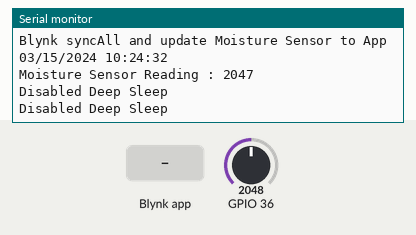
Recording of a sketch running on a simulated ESP32. Shown: the last lines printed to the serial monitor. Inputs (shaded band) come from the test bench; at power-on: GPIO 36 = 2048. WiFi joins after 1.5 s; servers stay silent unless stated; the local clock reads 2024-03-15 10:24:30 at power-on unless the sketch sets it. At 10.3 s the program puts the board to deep sleep or switches it off; the recording ends there.

Above: at 3.5 s.
3.6 s: Blynk app writes 1 to V0
At 4.2 s:
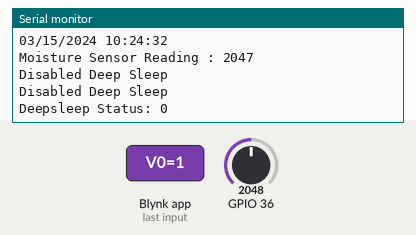
5.1 s: GPIO 36 set to 2866
At 6.51 s:
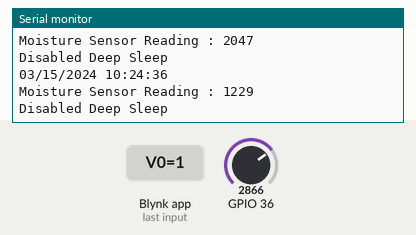
6.6 s: Blynk app writes 0 to V0
At 9.1 s:
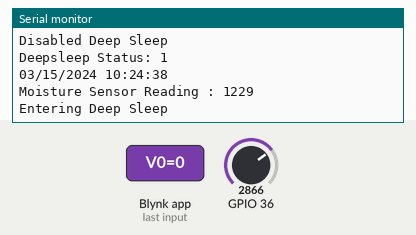
Timing chart, 0 to 10.3 s (numbered marks = the images above; inputs shaded):
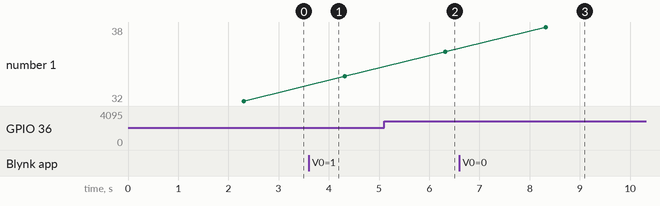

The sketch:

Nano_Blynk_Planter_Sensor.ino
```cpp
// (licence header left out)
#define BLYNK_TEMPLATE_ID ""
#define BLYNK_TEMPLATE_NAME ""
#define BLYNK_AUTH_TOKEN ""

// Your WiFi credentials.
char SSID[] = "";
char PASSCODE[] = "";


#include <WiFi.h>
#include <WiFiClient.h>
#include <BlynkSimpleEsp32.h>
#include "time.h"

const char* ntpServer = "pool.ntp.org";
const long  gmtOffset_sec = -7*3600; // -7 hours LA time
const int   daylightOffset_sec = 0;


//---------------------------------------------------------
// Device Parameters
//---------------------------------------------------------
#define TIME_TO_SLEEP  (30 * 60 * 1000000) // 30 Minutes (60 * 1e-6)
int disable_deepsleep = 1;
BlynkTimer timer;


//---------------------------------------------------------
//  deepSleep function
//---------------------------------------------------------
void deepSleep() {
  Serial.println("Going to sleep now");
  delay(1000);
  Serial.flush();

  esp_deep_sleep_start();
}


//---------------------------------------------------------
//  Setup WiFi Module
//---------------------------------------------------------
void setupWifi() {
  WiFi.begin(SSID, PASSCODE);

  uint8_t retry = 0;
  while (WiFi.status() != WL_CONNECTED) {
    Serial.print(".");
    delay(1000);

    if ((++retry % 16) == 0) {
      Serial.println("WiFi Failed to Connect");
      delay(1000);
      deepSleep();
    }
  }

  Serial.print("WiFi Connected :");
  Serial.println(WiFi.localIP());
}


//---------------------------------------------------------
//  Check the Blynk status and update hw/App
//---------------------------------------------------------
void checkBlynkStatus() {

  // Get local time
  char locTime[20];
  struct tm timeinfo;
  if(!getLocalTime(&timeinfo)){
    Serial.println("Failed to obtain time");
    Blynk.virtualWrite(V2, "N/A");
  } else {
    sprintf(locTime, "%02d/%02d/%02d %02d:%02d:%02d",\
        timeinfo.tm_mon+1, timeinfo.tm_mday, timeinfo.tm_year+1900,\
        timeinfo.tm_hour, timeinfo.tm_min, timeinfo.tm_sec);
    Serial.println(locTime);
    Blynk.virtualWrite(V2, locTime);
  }

  // update moisture sensor reading
  int moisture_sensor = 4095-analogRead(A0);
  Blynk.virtualWrite(V1, moisture_sensor);
  Serial.print("Moisture Sensor Reading : ");
  Serial.println(moisture_sensor);

  // Check if deepSleep is enabled
  if (disable_deepsleep == 0) {
    Serial.println("Entering Deep Sleep");
    delay(1000);
    deepSleep();
  } else {
    Serial.println("Disabled Deep Sleep");
  }

}

//---------------------------------------------------------
//  Read Blynk disable_deepsleep value
//---------------------------------------------------------
BLYNK_WRITE(V0)
{
  disable_deepsleep = param.asInt();
  Serial.print("Deepsleep Status: ");
  Serial.println(!disable_deepsleep);
}


//---------------------------------------------------------
//  Print status and sync Blynk VirtualPins
//---------------------------------------------------------
BLYNK_CONNECTED() {
  Serial.println("Connected to blynk");
  Blynk.syncAll();
}


//---------------------------------------------------------
//  Setup function
//---------------------------------------------------------
void setup() {
  // Init system
  Serial.begin(115200);
  esp_sleep_enable_timer_wakeup(TIME_TO_SLEEP);

  setupWifi();

  // Init and get the time
  configTime(gmtOffset_sec, daylightOffset_sec, ntpServer);

  // Configure Blynk
  Serial.println("Configure Blynk with AUTH...");
  Blynk.config(BLYNK_AUTH_TOKEN);

  // Blynk.connect() will wait for 30 seconds to connected
  // and return false if device doesn't connect
  Serial.println("Connecting to Blynk...");
  uint8_t retry = 0;
  while (Blynk.connect() == false) {
    Serial.print("x");

    if ((++retry % 16) == 0) {
      Serial.println("FAILED connect to Blynk.");
      delay(1000);
      deepSleep();
    }
  }

  Serial.println("Execute Blynk_run()...");
  Blynk.run();

  // Update Blynk display with Moisture Sensor
  Serial.println("Blynk syncAll and update Moisture Sensor to App");
  Blynk.syncAll();
  checkBlynkStatus();


  // Check if deepSleep is enabled
  if (disable_deepsleep == 0) {
    Serial.println("Enabled Deep Sleep");
    delay(1000);
    deepSleep();
  } else {
    Serial.println("Disabled Deep Sleep");
    timer.setInterval(2000L, checkBlynkStatus); // check if Blynk server is connected every 2 seconds
  }

}


//---------------------------------------------------------
//  Enter loop if disabled deep sleep
//---------------------------------------------------------
void loop() {
  Blynk.run();
  timer.run();
}
```

Measured:
- after the input at 3.6 s, the serial monitor: prints a new line at once (image 1)
- after the input at 5.1 s, the serial monitor: prints a new line after 1.2 s (image 2)
- after the input at 6.6 s, the serial monitor: prints a new line at once (image 3)
